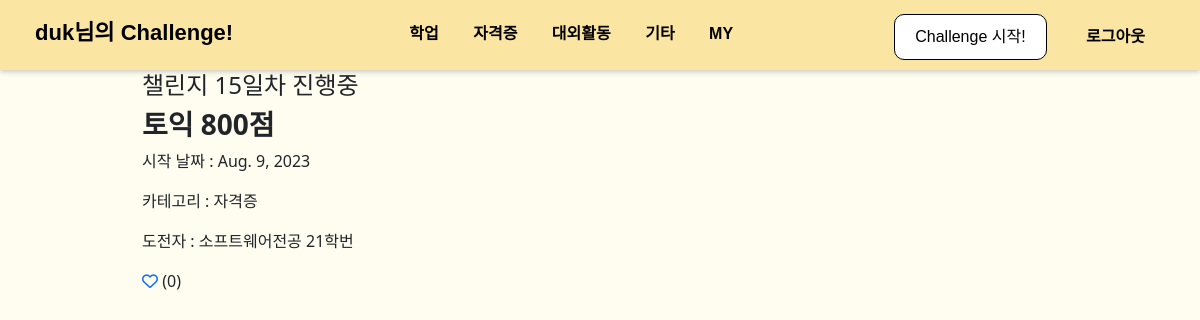
The app's page /board/2/ (signed in) with its own data.
### board/models.py (models this page shows, shortened)
class User(AbstractUser):
    number = models.ForeignKey(Number, on_delete=models.SET_NULL, null=True)
    college = models.ForeignKey(College, on_delete=models.SET_NULL, null=True)
    major = models.ForeignKey(Major, on_delete=models.SET_NULL, null=True, blank=True)

class Category(models.Model):
    name = models.CharField(max_length=20)
    slug = models.SlugField(max_length=50, unique=True, allow_unicode=True)
    def __str__(self):
        return self.name
    def get_absolute_url(self):
        return f'/board/{self.slug}'
    class Meta:
        verbose_name_plural = 'Categories'

class Challenge(models.Model):
    title = models.CharField(max_length=100)
    memo = models.TextField(null=True, blank=True)
    start_date = models.DateField(auto_now_add=True)
    end_date = models.DateField(blank=True, null=True)
    user = models.ForeignKey(User, on_delete=models.CASCADE)
    STATUS_CHOICES = (("0", "진행중"), ("1", "성공"), ("2", "실패"))
    status = models.CharField(max_length=5, choices=STATUS_CHOICES, default=0)
    category = models.ForeignKey(Category, on_delete=models.SET_NULL, null=True)
    like_users = models.ManyToManyField(User, blank=True, related_name='like_challenge')
    def get_day(self):
        if (self.status=="0"):
            day = date.today()-self.start_date
        else:
            day = self.end_date-self.start_date
        return day.days
    def get_user_name(self):
        if self.user.major:
            return f'{self.user.major} {self.user.number}'
        else:
            return f'{self.user.college} {self.user.number}'

class Major(models.Model):
    name = models.CharField(max_length=30)
    slug = models.SlugField(max_length=50, unique=True, allow_unicode=True)
    college = models.ForeignKey(College, on_delete=models.CASCADE)
    def __str__(self):
        return self.name

class Number(models.Model):
    number = models.CharField(max_length=20)
    def __str__(self):
        return self.number

### board/views.py (the view)
# urls.py: path('<int:pk>/', views.ChallengeDetail.as_view()),
class ChallengeDetail(LoginRequiredMixin, DetailView):
    model = Challenge
    def dispatch(self, request, *args, **kwargs):
        if request.user.is_authenticated:
            return super(ChallengeDetail, self).dispatch(request, *args, **kwargs)
        else:
            return HttpResponseRedirect(request.META.get('HTTP_REFERER'))
    def get_context_data(self, **kwargs):
        context = super(ChallengeDetail, self).get_context_data()
        context['categories'] = Category.objects.all()
        context['colleges'] = College.objects.all()
        context['majors'] = Major.objects.all()
        return context

### board/templates/board/challenge_detail.html (shortened to what this page needs)
{% extends 'board/base.html' %}
{% block main_area %}
<div class="col text-left" style="margin-left:100px; margin-right:100px">
    <h4>챌린지 {{challenge.get_day}}일차
        {% if challenge.status == "0" %}
            진행중
        {% elif challenge.status == "1" %}
            성공
        {% elif challenge.status == "2" %}
            실패
        {% endif %}
    </h4>
    <h3 style="font-weight:bold;">{{challenge.title}}</h3>
    <div>
        <p>시작 날짜 : {{challenge.start_date}}</p>
        <p>카테고리 : {{challenge.category}}</p>
        <p>도전자 : {{challenge.get_user_name}}</p>
    </div>
    {% if request.user in challenge.like_users.all %}
    <a href="like/" type="button" style="color:red;"><i class="fa-solid fa-heart fg-danger"></i></a>
    {% else %}
    <a href="like/" type="button"><i class="fa-regular fa-heart"></i></a>
    {% endif %} ({{challenge.like_users.count}})<br><br>
</div>
{% endblock %}

### board/templates/board/menubar.html (shortened to what this page needs)
<div class="fixed-top" id="top-menu" style="background-color:#FBE5A3;">
    <div id="menubar-left">
        {% if user.is_authenticated %}
        <a class="navbar-brand" href="{% url 'user:main' %}"><b>{{user.username}}님의 Challenge!</b></a>
        {% else %}
        <a class="navbar-brand" href="{% url 'user:main' %}"><b>Challenge!</b></a>
        {% endif %}
    </div>
    <div id="menubar-center">
        {% for c in categories %}
        <a href={{c.get_absolute_url}}>{{c}}</a>
        {% endfor %}
        <a href="#" onclick="checkMY()">MY</a>
    </div>
    <div id="menubar-right">
        <div class="button-container">
            <button class="start_button" type="button" onclick="checkStart()">Challenge 시작!</button>
        </div>
        {% if user.is_authenticated %}
        <a href="{% url 'user:logout' %}" class="top-login-button">로그아웃</a>
        {% else %}
        <a href="{% url 'user:login' %}" class="top-login-button">로그인</a>
        {% endif %}
    </div>
</div>
<div style="padding-top:71px"></div>

### board/static/board/css/topmenu.css (style rules this page uses)
#top-menu { font-family: Arial, sans-serif; margin: 0; padding: 0; background-color: #FBE5A3; color: black; font-weight: bold; display: flex; justify-content: space-between; padding: 10px 20px; box-shadow: 0px 2px 5px rgba(0, 0, 0, 0.2); }
#menubar-left { padding-top: 6px; font-size:22px; }
#menubar-center { padding-top: 12px; }
#top-menu a { text-decoration: none; margin: 0 15px; }
#top-menu a:link, a:visited { color: inherit; }
#menubar-right { padding-top: 4px; }
.button-container { display: inline-block; }
.start_button { background: white; color: black; border: 1px solid black; padding: 10px 20px; border-radius: 10px; cursor: pointer; }
.top-login-button { padding: 10px 20px; cursor: pointer; }

### board/templates/board/base.html (style rules this page uses)
body { background-color: #FFFDF0; }

### records on screen
User: username "duk"
Category: name "학업"
Category: name "자격증"
Category: name "대외활동"
Category: name "기타"
Challenge: get_day "15", title "토익 800점", start_date "Aug. 9, 2023", category "자격증", get_user_name "소프트웨어전공 21학번", like_users.count "0"
